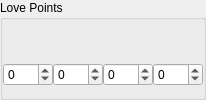
           <widget class="QGroupBox" name="groupBox_3">
            <property name="title">
             <string>Love Points</string>
            </property>
            <layout class="QHBoxLayout" name="horizontalLayout_26">
             <property name="spacing">
              <number>0</number>
             </property>
             <property name="leftMargin">
              <number>0</number>
             </property>
             <property name="rightMargin">
              <number>0</number>
             </property>
             <item>
              <layout class="QVBoxLayout" name="verticalLayout_37">
               <property name="spacing">
                <number>0</number>
               </property>
               <item>
                <widget class="QLabel" name="lbl_love_aeris">
                 <property name="sizePolicy">
                  <sizepolicy hsizetype="Preferred" vsizetype="Preferred">
                   <horstretch>0</horstretch>
                   <verstretch>0</verstretch>
                  </sizepolicy>
                 </property>
                 <property name="frameShape">
                  <enum>QFrame::NoFrame</enum>
                 </property>
                 <property name="buddy">
                  <cstring>sbLoveAeris</cstring>
                 </property>
                </widget>
               </item>
               <item>
                <widget class="QSpinBox" name="sbLoveAeris">
                 <property name="sizePolicy">
                  <sizepolicy hsizetype="Preferred" vsizetype="Fixed">
                   <horstretch>0</horstretch>
                   <verstretch>0</verstretch>
                  </sizepolicy>
                 </property>
                 <property name="minimumSize">
                  <size>
                   <width>50</width>
                   <height>18</height>
                  </size>
                 </property>
                 <property name="maximumSize">
                  <size>
                   <width>16777215</width>
                   <height>16777215</height>
                  </size>
                 </property>
                 <property name="wrapping">
                  <bool>true</bool>
                 </property>
                 <property name="alignment">
                  <set>Qt::AlignLeading|Qt::AlignLeft|Qt::AlignVCenter</set>
                 </property>
                 <property name="maximum">
                  <number>255</number>
                 </property>
                 <property name="value">
                  <number>0</number>
                 </property>
                </widget>
               </item>
              </layout>
             </item>
             <item>
              <layout class="QVBoxLayout" name="verticalLayout_94">
               <property name="spacing">
                <number>0</number>
               </property>
               <item>
                <widget class="QLabel" name="lbl_love_tifa">
                 <property name="buddy">
                  <cstring>sbLoveTifa</cstring>
                 </property>
                </widget>
               </item>
               <item>
                <widget class="QSpinBox" name="sbLoveTifa">
                 <property name="sizePolicy">
                  <sizepolicy hsizetype="Preferred" vsizetype="Fixed">
                   <horstretch>0</horstretch>
                   <verstretch>0</verstretch>
                  </sizepolicy>
                 </property>
                 <property name="minimumSize">
                  <size>
                   <width>50</width>
                   <height>18</height>
                  </size>
                 </property>
                 <property name="maximumSize">
                  <size>
                   <width>16777215</width>
                   <height>16777215</height>
                  </size>
                 </property>
                 <property name="wrapping">
                  <bool>true</bool>
                 </property>
                 <property name="alignment">
                  <set>Qt::AlignLeading|Qt::AlignLeft|Qt::AlignVCenter</set>
                 </property>
                 <property name="maximum">
                  <number>255</number>
                 </property>
                </widget>
               </item>
              </layout>
             </item>
             <item>
              <layout class="QVBoxLayout" name="verticalLayout_98">
               <property name="spacing">
                <number>0</number>
               </property>
               <item>
                <widget class="QLabel" name="lbl_love_yuffie">
                 <property name="buddy">
                  <cstring>sbLoveYuffie</cstring>
                 </property>
                </widget>
               </item>
               <item>
                <widget class="QSpinBox" name="sbLoveYuffie">
                 <property name="sizePolicy">
                  <sizepolicy hsizetype="Preferred" vsizetype="Fixed">
                   <horstretch>0</horstretch>
                   <verstretch>0</verstretch>
                  </sizepolicy>
                 </property>
                 <property name="minimumSize">
                  <size>
                   <width>50</width>
                   <height>18</height>
                  </size>
                 </property>
                 <property name="maximumSize">
                  <size>
                   <width>16777215</width>
                   <height>16777215</height>
                  </size>
                 </property>
                 <property name="wrapping">
                  <bool>true</bool>
                 </property>
                 <property name="alignment">
                  <set>Qt::AlignLeading|Qt::AlignLeft|Qt::AlignVCenter</set>
                 </property>
                 <property name="maximum">
                  <number>255</number>
                 </property>
                </widget>
               </item>
              </layout>
             </item>
             <item>
              <layout class="QVBoxLayout" name="verticalLayout_116">
               <property name="spacing">
                <number>0</number>
               </property>
               <item>
                <widget class="QLabel" name="lbl_love_barret">
                 <property name="alignment">
                  <set>Qt::AlignCenter</set>
                 </property>
                 <property name="buddy">
                  <cstring>sbLoveBarret</cstring>
                 </property>
                </widget>
               </item>
               <item>
                <widget class="QSpinBox" name="sbLoveBarret">
                 <property name="sizePolicy">
                  <sizepolicy hsizetype="Preferred" vsizetype="Fixed">
                   <horstretch>0</horstretch>
                   <verstretch>0</verstretch>
                  </sizepolicy>
                 </property>
                 <property name="minimumSize">
                  <size>
                   <width>50</width>
                   <height>18</height>
                  </size>
                 </property>
                 <property name="maximumSize">
                  <size>
                   <width>16777215</width>
                   <height>16777215</height>
                  </size>
                 </property>
                 <property name="layoutDirection">
                  <enum>Qt::LeftToRight</enum>
                 </property>
                 <property name="wrapping">
                  <bool>true</bool>
                 </property>
                 <property name="alignment">
                  <set>Qt::AlignLeading|Qt::AlignLeft|Qt::AlignVCenter</set>
                 </property>
                 <property name="maximum">
                  <number>255</number>
                 </property>
                 <property name="value">
                  <number>0</number>
                 </property>
                </widget>
               </item>
              </layout>
             </item>
            </layout>
           </widget>
